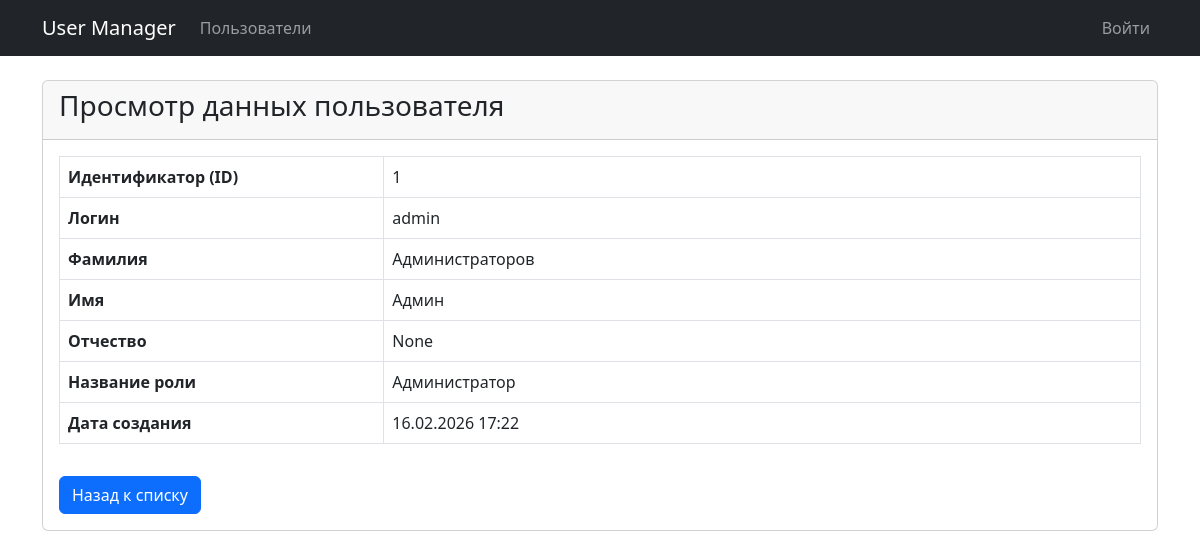
Page /users/1 on the committed database.
### models.py (models this page shows, shortened)
class User(db.Model, UserMixin):
    __tablename__ = 'users'
    id = db.Column(db.Integer, primary_key=True)
    login = db.Column(db.String(50), unique=True, nullable=False)
    password_hash = db.Column(db.String(128), nullable=False)
    last_name = db.Column(db.String(50), nullable=False)
    first_name = db.Column(db.String(50), nullable=False)
    middle_name = db.Column(db.String(50), nullable=True)
    role_id = db.Column(db.Integer, db.ForeignKey('roles.id'), nullable=True)
    created_at = db.Column(db.DateTime, default=datetime.utcnow)

class Role(db.Model):
    __tablename__ = 'roles'
    id = db.Column(db.Integer, primary_key=True)
    name = db.Column(db.String(50), nullable=False)
    description = db.Column(db.Text, nullable=True)
    users = db.relationship('User', backref='role', lazy=True)

### app.py (the view)
@app.route('/users/<int:user_id>')
def user_view(user_id):
    user = User.query.get_or_404(user_id)
    return render_template('user_view.html', user=user)

### templates/user_view.html
{% extends 'base.html' %}
{% block content %}
<div class="card">
    <div class="card-header">
        <h3>Просмотр данных пользователя</h3>
    </div>
    <div class="card-body">
        <table class="table table-bordered">
            <tr>
                <th style="width: 30%;">Идентификатор (ID)</th>
                <td>{{ user.id }}</td>
            </tr>
            <tr>
                <th>Логин</th>
                <td>{{ user.login }}</td>
            </tr>
            <tr>
                <th>Фамилия</th>
                <td>{{ user.last_name }}</td>
            </tr>
            <tr>
                <th>Имя</th>
                <td>{{ user.first_name }}</td>
            </tr>
            <tr>
                <th>Отчество</th>
                <td>{{ user.middle_name or '-' }}</td>
            </tr>
            <tr>
                <th>Название роли</th>
                <td>{{ user.role.name if user.role else 'Не назначена' }}</td>
            </tr>
            <tr>
                <th>Дата создания</th>
                <td>{{ user.created_at.strftime('%d.%m.%Y %H:%M') }}</td>
            </tr>
        </table>
        <a href="{{ url_for('index') }}" class="btn btn-primary mt-3">Назад к списку</a>
    </div>
</div>
{% endblock %}

### rows in the picture
User: id "1", login "admin", last_name "Администраторов", first_name "Админ", middle_name "None", created_at "16.02.2026 17:22"
Role: role "Администратор"
